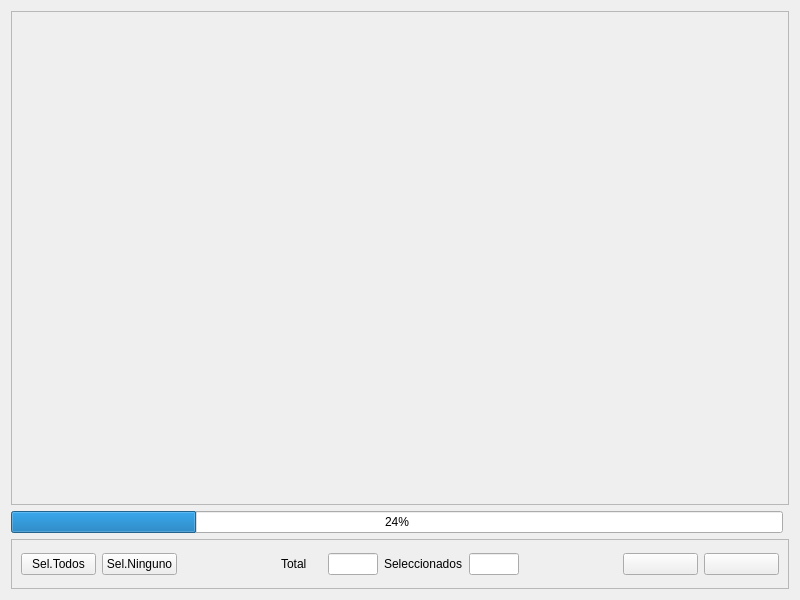
<?xml version="1.0" encoding="UTF-8"?>
<ui version="4.0">
 <class>In2SelectPalette</class>
 <widget class="QWidget" name="In2SelectPalette">
  <property name="geometry">
   <rect>
    <x>0</x>
    <y>0</y>
    <width>800</width>
    <height>600</height>
   </rect>
  </property>
  <property name="sizePolicy">
   <sizepolicy hsizetype="Fixed" vsizetype="Fixed">
    <horstretch>0</horstretch>
    <verstretch>0</verstretch>
   </sizepolicy>
  </property>
  <property name="minimumSize">
   <size>
    <width>800</width>
    <height>600</height>
   </size>
  </property>
  <property name="maximumSize">
   <size>
    <width>800</width>
    <height>600</height>
   </size>
  </property>
  <property name="windowTitle">
   <string>In2 Printing Solutions</string>
  </property>
  <layout class="QGridLayout" name="gridLayout_3">
   <item row="2" column="0" colspan="2">
    <widget class="QFrame" name="frame">
     <property name="minimumSize">
      <size>
       <width>0</width>
       <height>50</height>
      </size>
     </property>
     <property name="maximumSize">
      <size>
       <width>16777215</width>
       <height>50</height>
      </size>
     </property>
     <property name="frameShape">
      <enum>QFrame::StyledPanel</enum>
     </property>
     <property name="frameShadow">
      <enum>QFrame::Raised</enum>
     </property>
     <layout class="QHBoxLayout" name="horizontalLayout_5">
      <item>
       <layout class="QHBoxLayout" name="horizontalLayout_4">
        <item>
         <widget class="QPushButton" name="m_pbSelTodos">
          <property name="minimumSize">
           <size>
            <width>75</width>
            <height>0</height>
           </size>
          </property>
          <property name="maximumSize">
           <size>
            <width>75</width>
            <height>16777215</height>
           </size>
          </property>
          <property name="text">
           <string>Sel.Todos</string>
          </property>
         </widget>
        </item>
        <item>
         <widget class="QPushButton" name="m_pbSelNinguno">
          <property name="minimumSize">
           <size>
            <width>75</width>
            <height>0</height>
           </size>
          </property>
          <property name="maximumSize">
           <size>
            <width>75</width>
            <height>16777215</height>
           </size>
          </property>
          <property name="text">
           <string>Sel.Ninguno</string>
          </property>
         </widget>
        </item>
       </layout>
      </item>
      <item>
       <spacer name="horizontalSpacer">
        <property name="orientation">
         <enum>Qt::Horizontal</enum>
        </property>
        <property name="sizeHint" stdset="0">
         <size>
          <width>94</width>
          <height>20</height>
         </size>
        </property>
       </spacer>
      </item>
      <item>
       <layout class="QHBoxLayout" name="horizontalLayout">
        <item>
         <widget class="QLabel" name="label_2">
          <property name="text">
           <string>Total</string>
          </property>
         </widget>
        </item>
        <item>
         <widget class="QLineEdit" name="m_leTotal">
          <property name="maximumSize">
           <size>
            <width>50</width>
            <height>16777215</height>
           </size>
          </property>
          <property name="alignment">
           <set>Qt::AlignCenter</set>
          </property>
          <property name="readOnly">
           <bool>true</bool>
          </property>
         </widget>
        </item>
       </layout>
      </item>
      <item>
       <layout class="QHBoxLayout" name="horizontalLayout_2">
        <item>
         <widget class="QLabel" name="label">
          <property name="text">
           <string>Seleccionados</string>
          </property>
         </widget>
        </item>
        <item>
         <widget class="QLineEdit" name="m_leSeleccionados">
          <property name="maximumSize">
           <size>
            <width>50</width>
            <height>16777215</height>
           </size>
          </property>
          <property name="alignment">
           <set>Qt::AlignCenter</set>
          </property>
          <property name="readOnly">
           <bool>true</bool>
          </property>
         </widget>
        </item>
       </layout>
      </item>
      <item>
       <spacer name="horizontalSpacer_2">
        <property name="orientation">
         <enum>Qt::Horizontal</enum>
        </property>
        <property name="sizeHint" stdset="0">
         <size>
          <width>40</width>
          <height>20</height>
         </size>
        </property>
       </spacer>
      </item>
      <item>
       <layout class="QHBoxLayout" name="horizontalLayout_3">
        <item>
         <widget class="QPushButton" name="m_pbSelect">
          <property name="minimumSize">
           <size>
            <width>75</width>
            <height>0</height>
           </size>
          </property>
          <property name="maximumSize">
           <size>
            <width>75</width>
            <height>16777215</height>
           </size>
          </property>
          <property name="text">
           <string/>
          </property>
          <property name="icon">
           <iconset resource="../../In2Apps/In2SinglePass/SinglePass/shared.qrc">
            <normaloff>:/res/images/Ok.png</normaloff>:/res/images/Ok.png</iconset>
          </property>
         </widget>
        </item>
        <item>
         <widget class="QPushButton" name="m_pbCancel">
          <property name="minimumSize">
           <size>
            <width>75</width>
            <height>0</height>
           </size>
          </property>
          <property name="maximumSize">
           <size>
            <width>75</width>
            <height>16777215</height>
           </size>
          </property>
          <property name="text">
           <string/>
          </property>
          <property name="icon">
           <iconset resource="../../In2Apps/In2SinglePass/SinglePass/shared.qrc">
            <normaloff>:/res/images/Cancel.png</normaloff>:/res/images/Cancel.png</iconset>
          </property>
         </widget>
        </item>
       </layout>
      </item>
     </layout>
    </widget>
   </item>
   <item row="0" column="0" colspan="2">
    <widget class="QScrollArea" name="m_scrollArea">
     <property name="widgetResizable">
      <bool>true</bool>
     </property>
     <widget class="QWidget" name="scrollAreaWidgetContents_2">
      <property name="geometry">
       <rect>
        <x>0</x>
        <y>0</y>
        <width>780</width>
        <height>497</height>
       </rect>
      </property>
      <layout class="QGridLayout" name="gridLayout_4"/>
     </widget>
    </widget>
   </item>
   <item row="1" column="0">
    <widget class="QProgressBar" name="m_progressBar">
     <property name="value">
      <number>24</number>
     </property>
    </widget>
   </item>
  </layout>
 </widget>
 <resources>
  <include location="../../In2Apps/In2SinglePass/SinglePass/shared.qrc"/>
 </resources>
 <connections/>
</ui>
